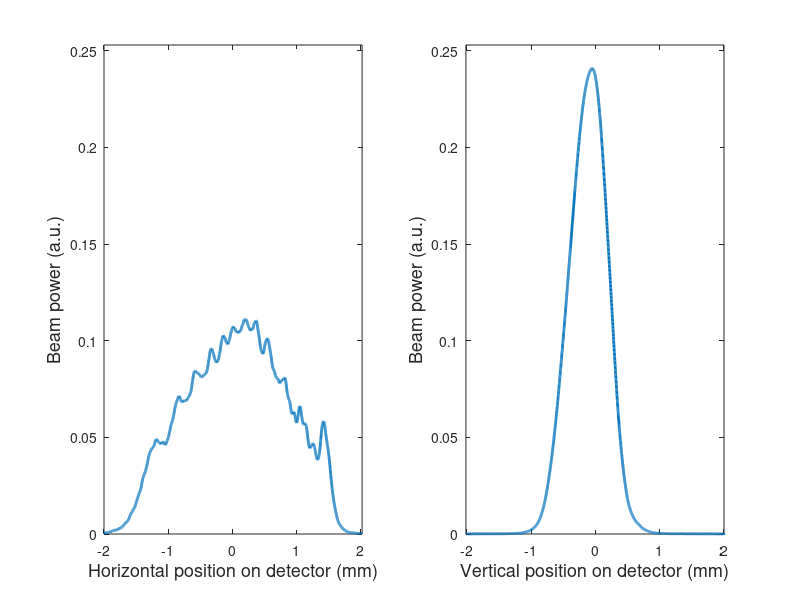
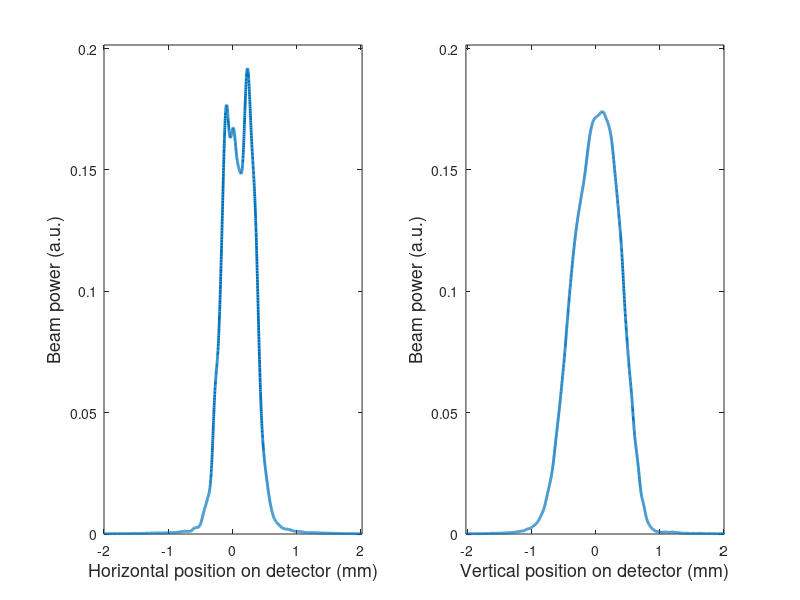
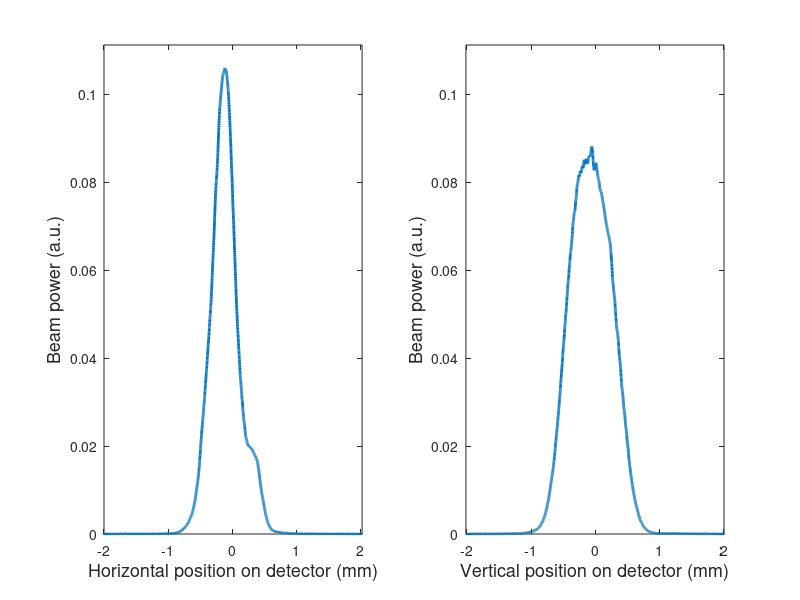
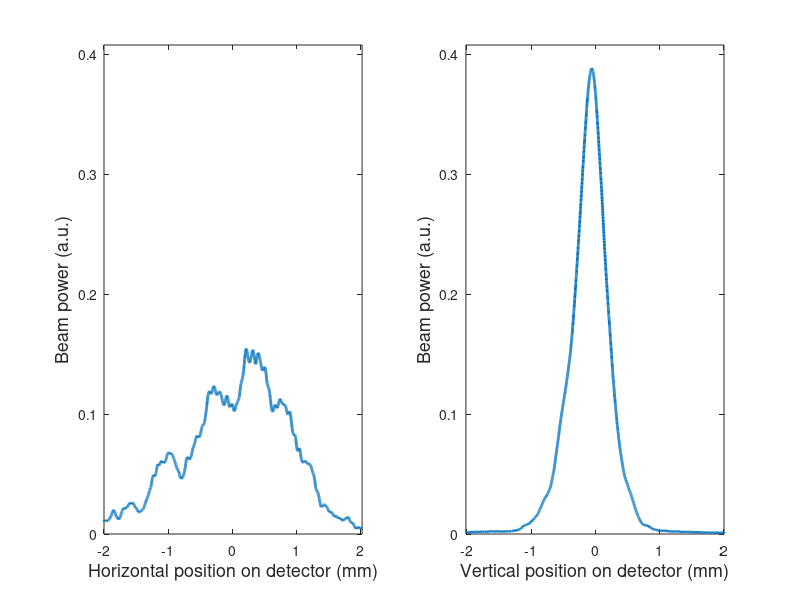

The MATLAB script that drew these images, in order:
function beamplots

b866_1 = load('866_laser_out.csv');
plotdat(b866_1,1)

b866_2 = load('866_after_prism_pair.csv');
plotdat(b866_2,2)

b866_3 = load('866_before_fibre_in.csv');
plotdat(b866_3,3)


b397_1 = load('397_laser_out.csv');
plotdat(b397_1,4)

b397_2 = load('397_after_prism_pair.csv');
plotdat(b397_2,5)

b397_3 = load('397_before_fibre_in.csv');
plotdat(b397_3,6)




function plotdat(data,fign)
    figure(fign);
    mh = max(max(data(:,2)),max(data(:,4)))
    subplot(1,2,1)
    plot(data(:,1)/1000,data(:,2),'LineWidth',2);
    ylim([0 mh]*1.05);
    xlim([min(data(:,1)) max(data(:,1))]/1000);
    xlabel('Horizontal position on detector (mm)','FontSize',13);
    ylabel('Beam power (a.u.)','FontSize',13);
    
    subplot(1,2,2)
    plot(data(:,3)/1000,data(:,4),'LineWidth',2);

    ylim([0 mh]*1.05);
    xlim([min(data(:,3)) max(data(:,3))]/1000)
    xlabel('Vertical position on detector (mm)','FontSize',13);
    ylabel('Beam power (a.u.)','FontSize',13);
    
    
    